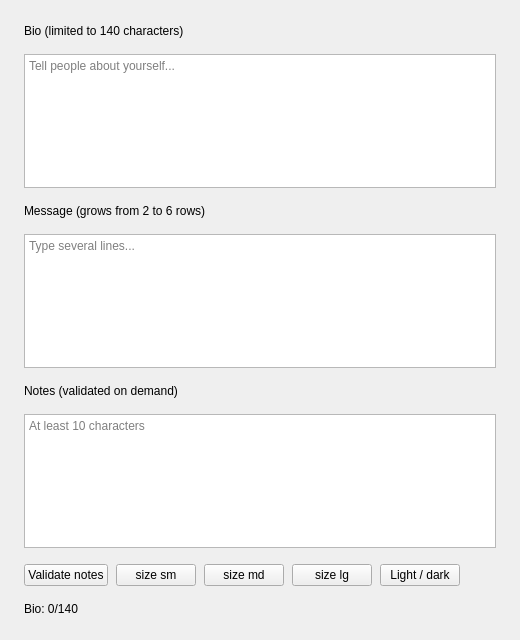
<?xml version="1.0" encoding="UTF-8"?>
<ui version="4.0">
 <class>MainWindow</class>
 <widget class="QMainWindow" name="MainWindow">
  <property name="geometry">
   <rect>
    <x>0</x>
    <y>0</y>
    <width>520</width>
    <height>640</height>
   </rect>
  </property>
  <property name="windowTitle">
   <string>QCustomTextArea</string>
  </property>
  <widget class="QWidget" name="centralwidget">
   <layout class="QVBoxLayout" name="rootLayout">
    <property name="spacing">
     <number>16</number>
    </property>
    <property name="leftMargin">
     <number>24</number>
    </property>
    <property name="topMargin">
     <number>24</number>
    </property>
    <property name="rightMargin">
     <number>24</number>
    </property>
    <property name="bottomMargin">
     <number>24</number>
    </property>
    <item>
     <widget class="QLabel" name="bioHeading">
      <property name="text">
       <string>Bio (limited to 140 characters)</string>
      </property>
     </widget>
    </item>
    <item>
     <widget class="QCustomTextArea" name="bio">
      <property name="placeholderText">
       <string>Tell people about yourself...</string>
      </property>
      <property name="maxLength" stdset="0">
       <number>140</number>
      </property>
      <property name="showCounter" stdset="0">
       <bool>true</bool>
      </property>
      <property name="minRows" stdset="0">
       <number>3</number>
      </property>
     </widget>
    </item>
    <item>
     <widget class="QLabel" name="messageHeading">
      <property name="text">
       <string>Message (grows from 2 to 6 rows)</string>
      </property>
     </widget>
    </item>
    <item>
     <widget class="QCustomTextArea" name="message">
      <property name="placeholderText">
       <string>Type several lines...</string>
      </property>
      <property name="minRows" stdset="0">
       <number>2</number>
      </property>
      <property name="maxRows" stdset="0">
       <number>6</number>
      </property>
      <property name="autoGrow" stdset="0">
       <bool>true</bool>
      </property>
     </widget>
    </item>
    <item>
     <widget class="QLabel" name="notesHeading">
      <property name="text">
       <string>Notes (validated on demand)</string>
      </property>
     </widget>
    </item>
    <item>
     <widget class="QCustomTextArea" name="notes">
      <property name="placeholderText">
       <string>At least 10 characters</string>
      </property>
      <property name="minRows" stdset="0">
       <number>2</number>
      </property>
     </widget>
    </item>
    <item>
     <layout class="QHBoxLayout" name="actionsRow">
      <property name="spacing">
       <number>8</number>
      </property>
      <item>
       <widget class="QPushButton" name="validateBtn">
        <property name="text">
         <string>Validate notes</string>
        </property>
       </widget>
      </item>
      <item>
       <widget class="QPushButton" name="sizeSmBtn">
        <property name="text">
         <string>size sm</string>
        </property>
       </widget>
      </item>
      <item>
       <widget class="QPushButton" name="sizeMdBtn">
        <property name="text">
         <string>size md</string>
        </property>
       </widget>
      </item>
      <item>
       <widget class="QPushButton" name="sizeLgBtn">
        <property name="text">
         <string>size lg</string>
        </property>
       </widget>
      </item>
      <item>
       <widget class="QPushButton" name="themeBtn">
        <property name="text">
         <string>Light / dark</string>
        </property>
       </widget>
      </item>
      <item>
       <spacer name="actionsSpacer">
        <property name="orientation">
         <enum>Qt::Horizontal</enum>
        </property>
        <property name="sizeHint" stdset="0">
         <size>
          <width>40</width>
          <height>20</height>
         </size>
        </property>
       </spacer>
      </item>
     </layout>
    </item>
    <item>
     <widget class="QLabel" name="status">
      <property name="text">
       <string>Bio: 0/140</string>
      </property>
     </widget>
    </item>
    <item>
     <spacer name="bottomSpacer">
      <property name="orientation">
       <enum>Qt::Vertical</enum>
      </property>
      <property name="sizeHint" stdset="0">
       <size>
        <width>20</width>
        <height>40</height>
       </size>
      </property>
     </spacer>
    </item>
   </layout>
  </widget>
 </widget>
 <customwidgets>
  <customwidget>
   <class>QCustomTextArea</class>
   <extends>QPlainTextEdit</extends>
   <header>Custom_Widgets.QCustomTextArea</header>
  </customwidget>
 </customwidgets>
 <resources/>
 <connections/>
</ui>
